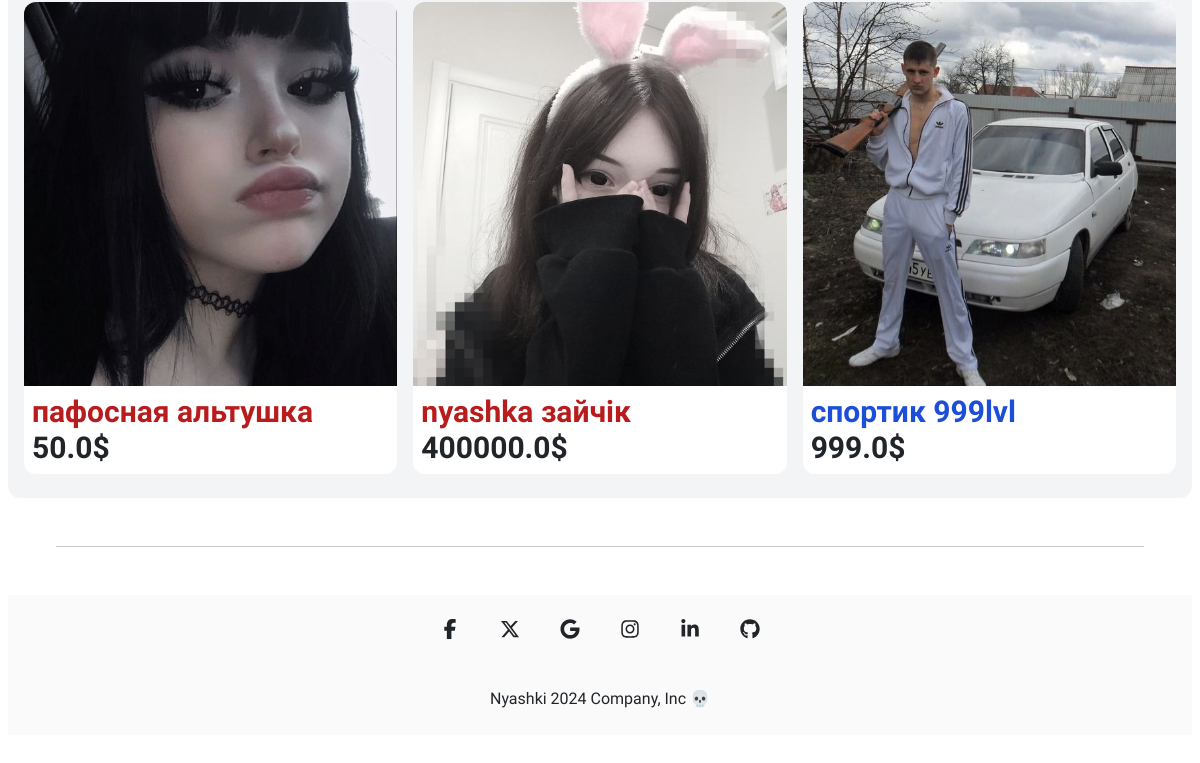
The app's page /items/all_purchases (signed in, lower part), older data.
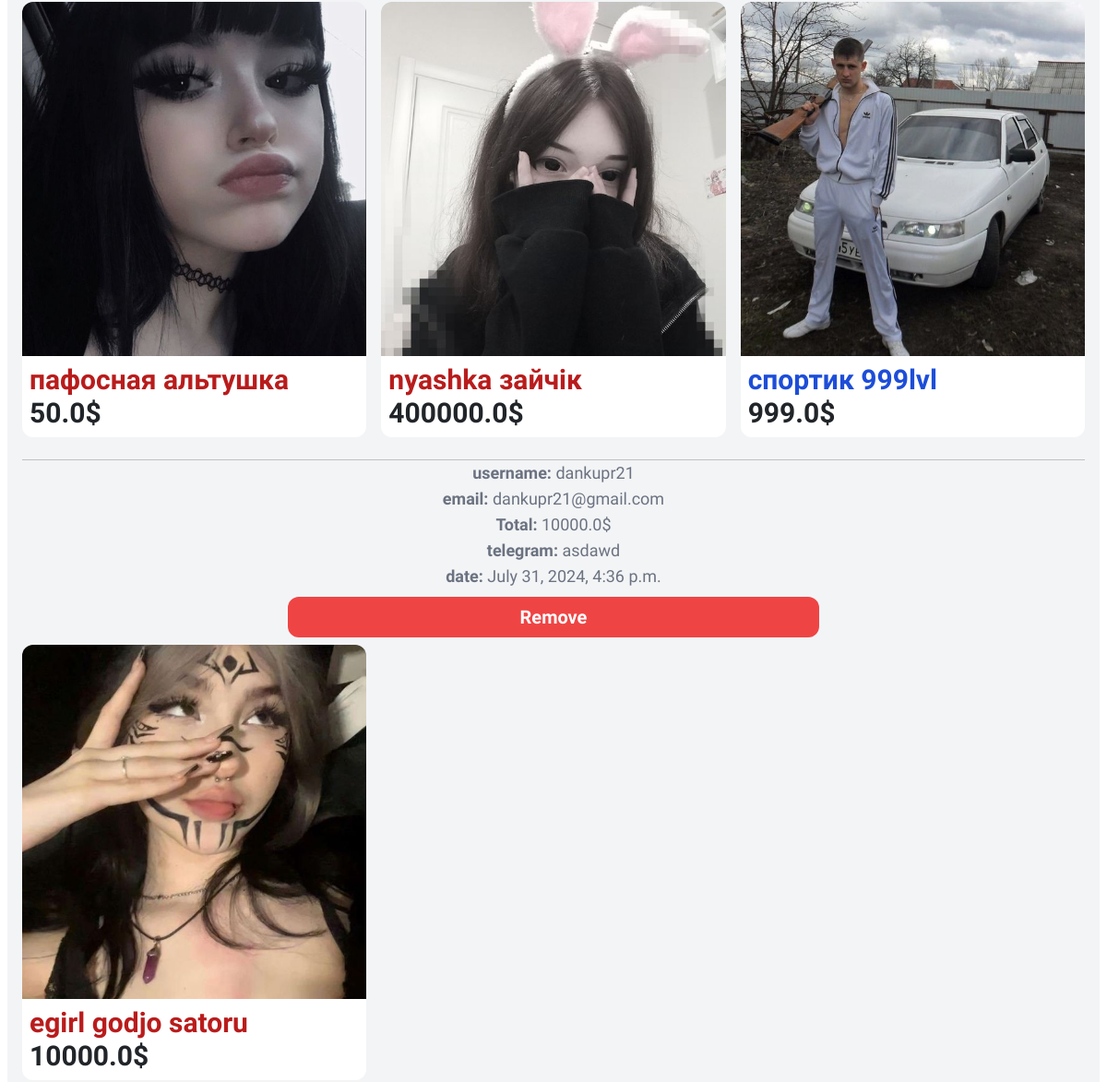
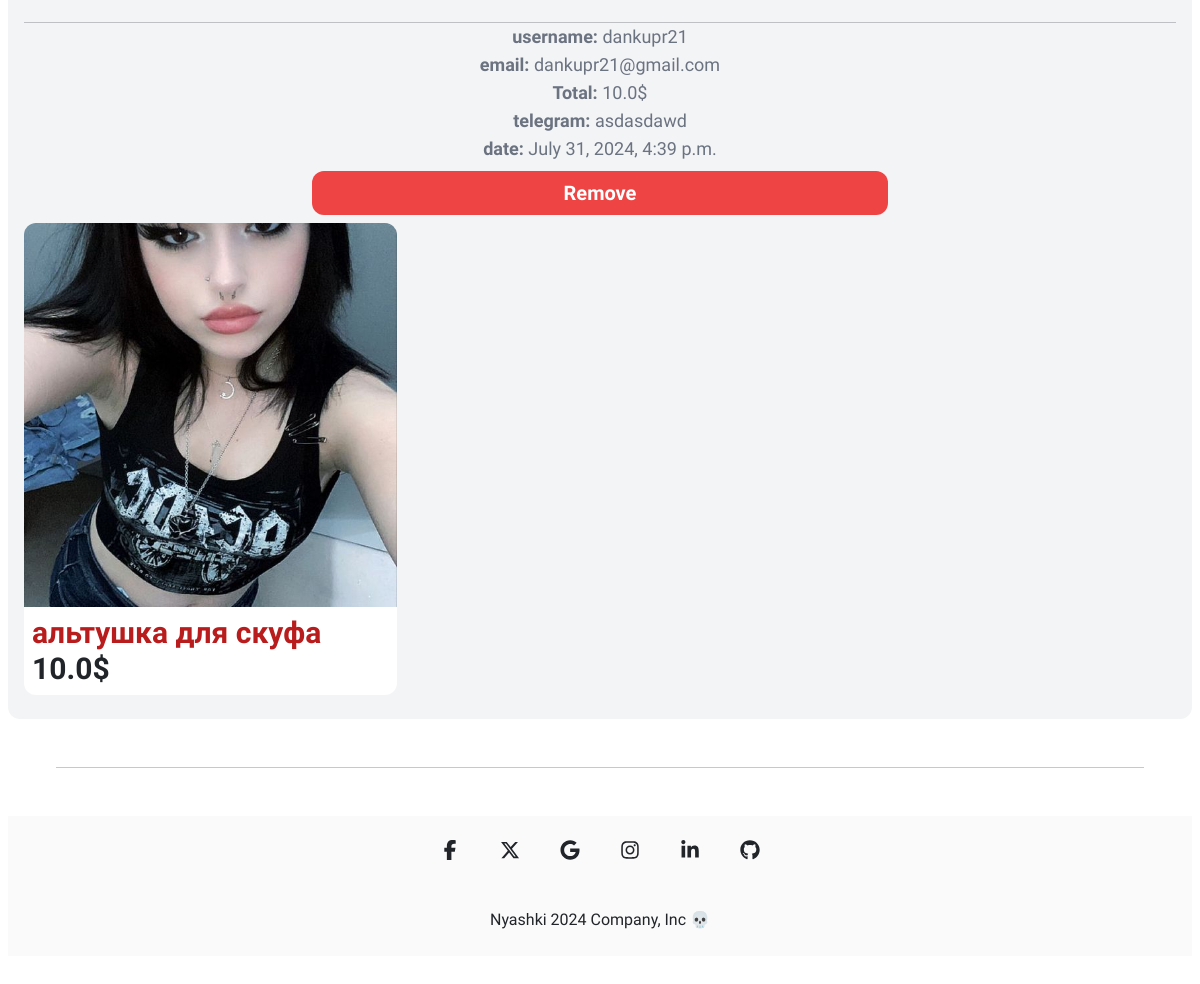
The same page, newer data (2 pictures, top to bottom).
### item/models.py (models this page shows, shortened)
class Item(models.Model):
    category = models.ForeignKey(Category, related_name='items', on_delete=models.CASCADE)
    name = models.CharField(max_length=255)
    description = models.TextField(blank=True, null=True)
    price = models.FloatField()
    image = models.ImageField(upload_to='item_images', blank=True, null=True)
    is_sold = models.BooleanField(default=False)
    created_at = models.DateTimeField(auto_now_add=True)
    users = models.ManyToManyField(User, related_name='items', blank=True)
    gender = models.CharField(max_length=1, choices=gender_choice)
    comments = models.ManyToManyField(Comment)

class Purchase(models.Model):
    created_at = models.DateTimeField(auto_now_add=True)
    user = models.ForeignKey(User, on_delete=models.CASCADE)
    items = models.ManyToManyField(Item)
    telegram = models.CharField(max_length=255)
    price = models.FloatField()

### item/views.py (the view)
# urls.py: path('all_purchases', views.all_purchases, name='all_purchases'),
@login_required
def all_purchases(request):
    if request.user.is_superuser:
        return render(request, 'item/purchases.html', {
            "purchases": Purchase.objects.all()
        })
    else:
        return redirect('/')

### item/templates/item/purchases.html (shortened to what this page needs)
{% extends 'core/base.html' %}
{% block content %}
<div>
    <div class="md:mt-6 mt-4 px-3 md:px-6 md:py-12 py-4 bg-gray-100 rounded-xl dark:bg-zinc-500 dark:text-white" id="target-element">
        {%if purchases %}
            {%for purchase in purchases %}
            <div class="rounded-xl">
                <hr class="mt-4">
                <div class="w-1/2 mx-auto text-center">
                    <p class="text-gray-500 dark:text-white text-lg"><strong>username: </strong>{{ purchase.user.username }}</p>
                    <p class="text-gray-500 dark:text-white text-lg"><strong>email: </strong> {{ purchase.user.email }}</p>
                    <p class="text-gray-500 dark:text-white text-lg"><strong>Total: </strong>{{ purchase.price }}$</p>
                    <p class="text-gray-500 dark:text-white text-lg"><strong>telegram: </strong> {{ purchase.telegram }}</p>
                    <p class="text-gray-500 dark:text-white text-lg"><strong>date: </strong> {{ purchase.created_at }}</p>
                    <a href="{% url 'item:purchase_delete' purchase.id %}" class="block text-center mt-2 mb-2 x-2 py-2 text-xl font-semibold bg-red-500 hover:bg-red-600 text-white rounded-xl">Remove</a>
                </div>
                    <div class="grid grid-cols-3 gap-3">
                        {% if purchase.items.all %}
                            {% for item in purchase.items.all %}
                            <div>
                                <a href="{% url 'item:detail' item.id %}">
                                    {% if item.gender == 'W'%}
                                        {% if item.image.url %}
                                        <div class="bg-image hover-overlay hover-zoom ">
                                            <img src="{{ item.image.url }}" class="rounded-t-xl object-cover w-full md:h-96 h-40">
                                        </div>
                                        {% endif %}
                                    {% else %}
                                        {% if item.image.url %}
                                        <div class="bg-image hover-overlay hover-zoom">
                                            <img src="{{ item.image.url }}" class="rounded-t-xl object-cover w-full md:h-96 h-40">
                                        </div>
                                        {% endif %}
                                    {% endif %}
                                    <div class="md:p-6 p-2 bg-white rounded-b-xl">
                                            {% if item.gender == 'M'%}
                                            <h2 class="md:text-3xl text-md text-blue-700 font-semibold">{{ item.name }}</h2>
                                            {% else %}
                                            <h2 class="md:text-3xl text-md text-red-700 font-semibold">{{ item.name }}</h2>
                                            {% endif %}
                                        <strong><p class="text-md md:text-3xl font-semibold dark:text-slate-950">{{ item.price }}$</p></strong>
                                    </div>
                                </a>
                            </div>
                            {% endfor %}
                        {% endif %}
                    </div>
            </div>
            {%endfor%}
        {%else%}
            Нету заказов
        {%endif%}
</div>
{% endblock %}

### core/templates/core/base.html (shortened to what this page needs)
{% load static %}
<!doctype html>
<html>
    <head>
        <link rel="stylesheet" href="{% static 'core/css/mdb.min.css' %}">
        <script src="https://cdn.tailwindcss.com"></script>
        <link href="https://cdn.jsdelivr.net/npm/bootstrap@5.3.3/dist/css/bootstrap.min.css" rel="stylesheet">
        <link rel="stylesheet" href="{% static 'core/css/main.css' %}">
    </head>
    <body class="dark:bg-zinc-700">
        <div class="px-2">
            {% block content %}
            {% endblock %}
        </div>
        <hr class="dark:text-white m-5">
        <footer
        class="flex flex-col items-center bg-zinc-50 text-center text-surface dark:bg-zinc-700 dark:text-white mb-7">
        <div class="container mt-2">
          <div class="mb-2 flex justify-center space-x-2">
            <a
              href="#!"
              type="button"
              class="rounded-full bg-transparent p-3 font-medium uppercase leading-normal text-surface transition duration-150 ease-in-out hover:bg-neutral-100 focus:outline-none focus:ring-0 dark:text-white dark:hover:bg-secondary-900"
              data-twe-ripple-init>
              <span class="[&>svg]:h-5 [&>svg]:w-5">
              </span>
            </a>
            <a
              href="#!"
              type="button"
              class="rounded-full bg-transparent p-3 font-medium uppercase leading-normal text-surface transition duration-150 ease-in-out hover:bg-neutral-100 focus:outline-none focus:ring-0 dark:text-white dark:hover:bg-secondary-900"
              data-twe-ripple-init>
              <span class="mx-auto [&>svg]:h-5 [&>svg]:w-5">
              </span>
            </a>
            <a
              href="#!"
              type="button"
              class="rounded-full bg-transparent p-3 font-medium uppercase leading-normal text-surface transition duration-150 ease-in-out hover:bg-neutral-100 focus:outline-none focus:ring-0 dark:text-white dark:hover:bg-secondary-900"
              data-twe-ripple-init>
              <span class="mx-auto [&>svg]:h-5 [&>svg]:w-5">
              </span>
            </a>
            <a
              href="#!"
              type="button"
              class="rounded-full bg-transparent p-3 font-medium uppercase leading-normal text-surface transition duration-150 ease-in-out hover:bg-neutral-100 focus:outline-none focus:ring-0 dark:text-white dark:hover:bg-secondary-900"
              data-twe-ripple-init>
              <span class="mx-auto [&>svg]:h-5 [&>svg]:w-5">
              </span>
            </a>
            <a
              href="#!"
              type="button"
              class="rounded-full bg-transparent p-3 font-medium uppercase leading-normal text-surface transition duration-150 ease-in-out hover:bg-neutral-100 focus:outline-none focus:ring-0 dark:text-white dark:hover:bg-secondary-900"
              data-twe-ripple-init>
              <span class="mx-auto [&>svg]:h-5 [&>svg]:w-5">
              </span>
            </a>
            <a
              href="#!"
              type="button"
              class="rounded-full bg-transparent p-3 font-medium uppercase leading-normal text-surface transition duration-150 ease-in-out hover:bg-neutral-100 focus:outline-none focus:ring-0 dark:text-white dark:hover:bg-secondary-900"
              data-twe-ripple-init>
              <span class="mx-auto [&>svg]:h-5 [&>svg]:w-5">
              </span>
            </a>
          </div>
        </div>
        <div class="w-full p-4 text-center">
          <a href="#">Nyashki 2024 Company, Inc 💀</a>
        </div>
        </footer>
    </body>
</html>

### static/core/css/main.css (style rules this page uses)
body { font-family: Comfortaa; }

Row changes from the older to the newer data that the page shows:
added Purchase: user.username "dankupr21", user.email "dankupr21@gmail.com", price "10000.0", telegram "asdawd", created_at "July 31, 2024, 4:36 p.m."
now on this page (row unchanged): Item: image (picture), name "egirl godjo satoru", price "10000.0", shown under "dankupr21"
added Purchase: user.username "dankupr21", user.email "dankupr21@gmail.com", price "10.0", telegram "asdasdawd", created_at "July 31, 2024, 4:39 p.m."
now on this page (row unchanged): Item: image (picture), name "альтушка для скуфа", price "10.0", shown under "dankupr21"
